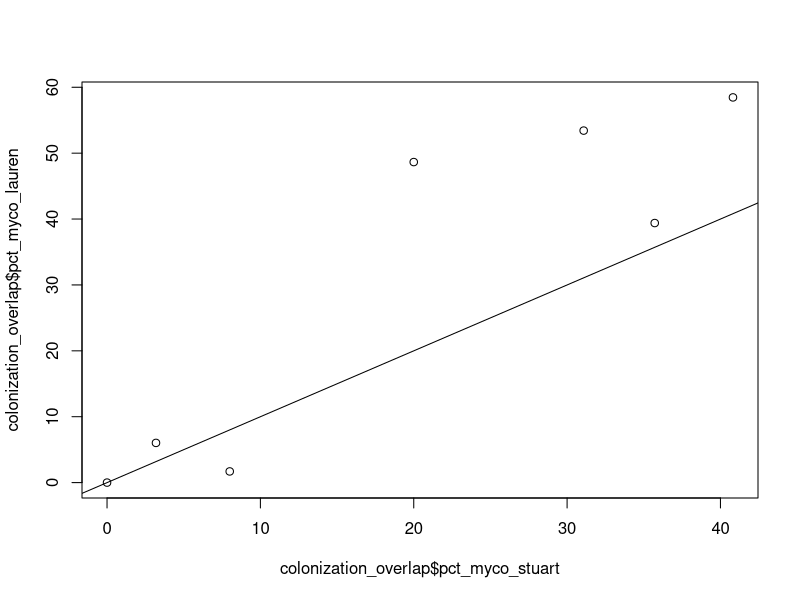
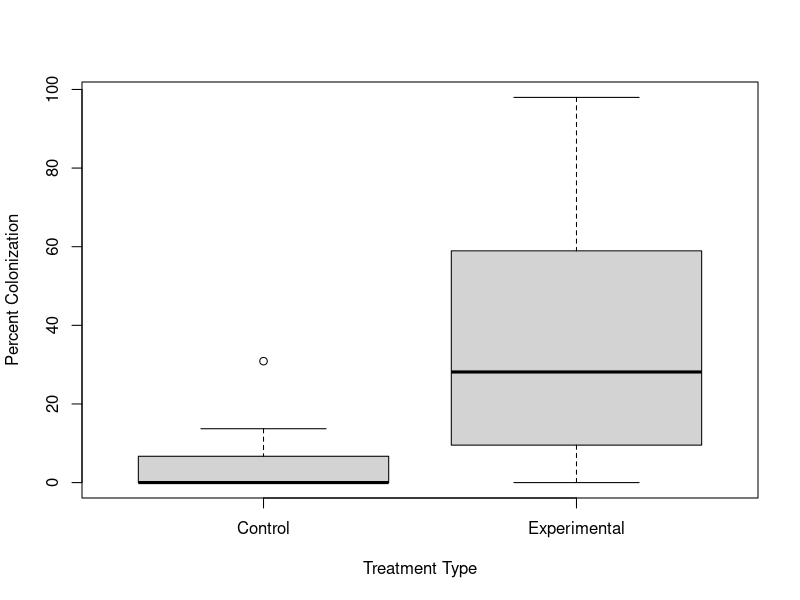
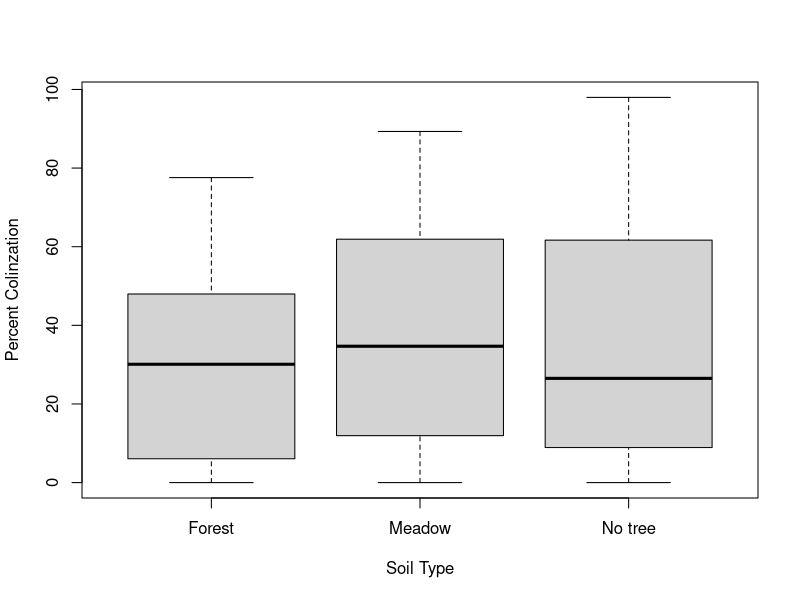
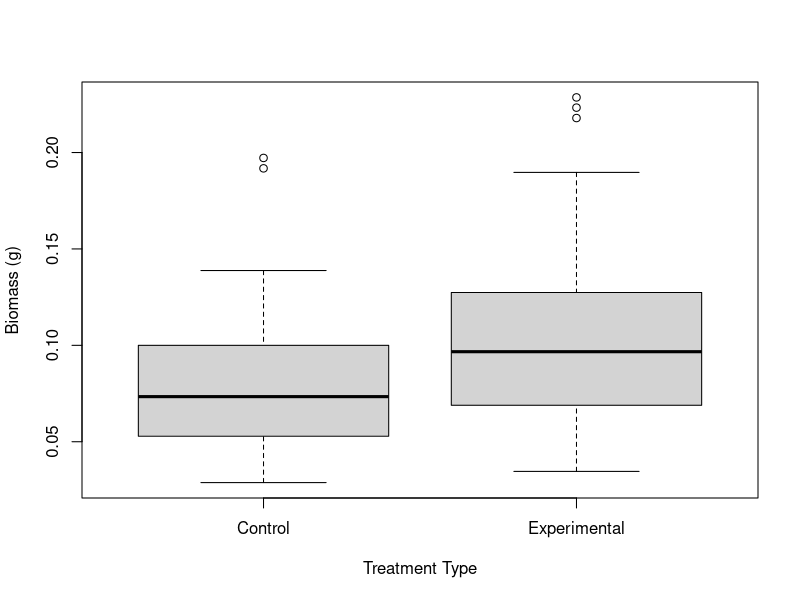
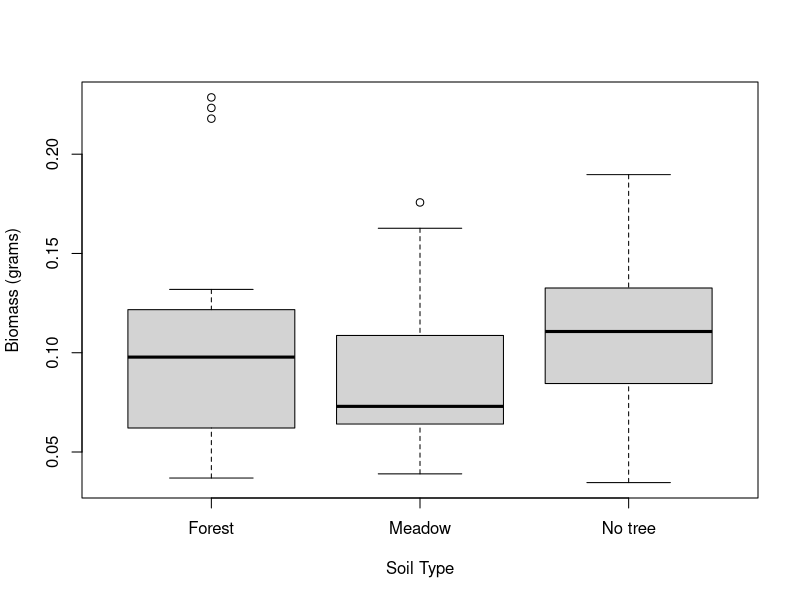

These figures' R source, in order:
###############################
# bioassay_analyses_nongentic #
###############################

# This script creates and interprets the generalized mixed effects models 
# of colonization 

# Load required packages
library(dplyr)
library(lme4)

#===========
# Load Data
#============

# Load percent colonization data
colonization <- read.csv("Data/bioassay/raw_data/pct_colonization_bioassay.csv")

# Load biomass data
biomass <- read.csv("Data/bioassay/raw_data/biomass.csv")

# Load treatment data
treatment <- read.csv("Data/bioassay/raw_data/treatment_bioassay.csv")

#============================================
# Format Data to Verify Colonization Results
#============================================

# Extract rows containing colonization results from both Lauren and Stuart in order to verify 
# colonization accuracy 
colonization_overlap <- colonization[c(1,18,44,55,56,57,64), c("num_myco_stuart", "num_nonmyco_stuart", "num_myco_lauren", "num_nonmyco_lauren")] 

# Add a column of the sum of root tips for Stuart and Lauren using rowSums
colonization_overlap["sum_stuart"] <- rowSums(colonization_overlap[,1:2]) 
colonization_overlap["sum_lauren"] <- rowSums(colonization_overlap[,3:4])

# Create a column for percent colonization of mycorrhizae with Stuart's results
colonization_overlap["pct_myco_stuart"] <- colonization_overlap[,1]/colonization_overlap[,5] *100

# Create a column for percent colonization of mycorrhizae with Lauren's results
colonization_overlap["pct_myco_lauren"] <- colonization_overlap[,3]/colonization_overlap[,6] *100

#==============
# Explore Data
#==============

# Test for significant difference and correlation between the two groups of results
t.test(x = colonization_overlap$pct_myco_stuart, y = colonization_overlap$pct_myco_lauren, paired = TRUE)
cor.test(x = colonization_overlap$pct_myco_stuart, y = colonization_overlap$pct_myco_lauren)

# Plot data
plot(x = colonization_overlap$pct_myco_stuart, y = colonization_overlap$pct_myco_lauren)
abline(a = 0, b = 1)

#=======================
# Format Treatment Data
#=======================

col_treat <- colonization %>% left_join(treatment)#, by = seedling_id)

# Add a column of the sum of root tips for Stuart 
col_treat["sum_stuart"] <- rowSums(col_treat[,3:4])

# Create a column for percent colonization of mycorrhizae
col_treat["pct_myco_stuart"] <- col_treat$num_myco_stuart / col_treat$sum_stuart *100

#==============
# Explore Data
#==============

# Run a linear regression model of percent colonization by treatment type
control_test <- lm(pct_myco_stuart~treatment, data = col_treat)
summary(control_test)

# Plot data
boxplot(pct_myco_stuart ~ treatment, data = col_treat, xlab = "Treatment Type", ylab = "Percent Colonization")

#==================================
# Filter by Experimental Treatment
#==================================

exp_only <- col_treat %>% 
  filter(treatment == "Experimental") 

# Run a linear regression model of percent colonization by soil type
exp_test <- lm(pct_myco_stuart~soil_type, data = exp_only)
summary(exp_test)

# Plot Data
boxplot(pct_myco_stuart ~ soil_type, data = exp_only, ylab ="Percent Colinzation", xlab = "Soil Type")

# Check the mean for each soil type
tapply(exp_only$pct_myco_stuart, exp_only$soil_type, FUN = mean)

# Create linear mixed effects models of pct colonization by soil type
fix1 <- lmer(pct_myco_stuart ~ soil_type + (1 | pair_id), REML = FALSE, data = exp_only)
summary(fix1)
fix2 <- lmer(pct_myco_stuart ~ (1 | pair_id), REML = FALSE, data = exp_only)
summary(fix2)

# Compare both models (fix1 and fix2) using likelihood ration test
anova(fix1, fix2)

#=========================================
# Explore Biomass Data Between Soil Types
#=========================================

#============
#Format Data
#============

# Join biomass data with colonization data 
col_biomass <- col_treat %>% left_join(biomass)#, by = seedling_id)

# Filter out experimental treatment data
exp_biomass_only <- col_biomass %>%
  filter(treatment == "Experimental")

#==============
# Explore Data
#==============

# Run a linear regression model of biomass by treatment type
biomass_control_test <- lm(biomass_g~treatment, data = col_biomass)
summary(biomass_control_test)

# Plot data
boxplot(biomass_g ~ treatment, data = col_biomass, xlab = "Treatment Type", ylab = "Biomass (g)")

# Run a linear regression model of biomass by soil type
biomass_test <- lm(biomass_g~soil_type, data = exp_biomass_only)
summary(biomass_test)

#Plot Data
boxplot(biomass_g ~ soil_type, data = exp_biomass_only, xlab = "Soil Type", ylab = "Biomass (grams)")

# Create linear mixed effects models of biomass by soil type
fix3 <- lmer(biomass_g ~ soil_type + (1 | pair_id), REML = FALSE, data = exp_biomass_only)
summary(fix3)
fix4 <- lmer(biomass_g ~ (1 | pair_id), REML = FALSE, data = exp_biomass_only)
summary(fix4)

# Compare both models (fix1 and fix2) using likelihood ration test
anova(fix3, fix4)

